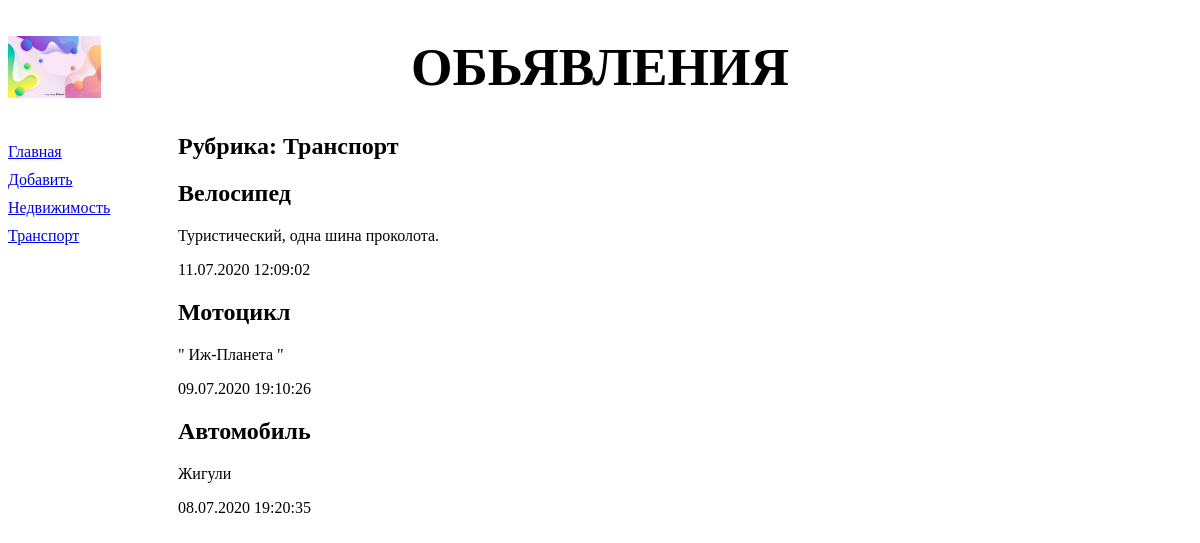
The page /bboard/2/ on the database its author committed.
### bboard/models.py (models this page shows, shortened)
class Rubric(models.Model):
    name = models.CharField(max_length=20, db_index=True, verbose_name='Название')
    class Meta:
        verbose_name_plural = 'Рубрики'
        verbose_name = 'Рубрика'
        ordering = ['name']

class Bb(models.Model):
    KINDS = (
        (None, 'Выберете разряд публикуемого обьявления'),
        ('b', 'Куплю'),
        ('s', 'Продам'),
        ('c', 'Обменяю')
    )
    title = models.CharField(max_length=50, verbose_name='Товар')
    content = models.TextField(null=True, blank=True, verbose_name='Описание')
    price = models.FloatField(null=True, blank=True, verbose_name='Цена')
    published = models.DateTimeField(auto_now_add=True, db_index=True, verbose_name='Опубликовано')
    rubric = models.ForeignKey('Rubric', null=True, on_delete=models.PROTECT, verbose_name='Рубрика')
    kind = models.CharField(max_length=1, choices=KINDS, default='b', verbose_name='Вид обьявления')
    class Meta:
        verbose_name_plural = 'Обьявления'
        verbose_name = 'Обьявление'
        ordering = ['-published']

### bboard/views.py (the view)
# urls.py: path('<int:rubric_id>/', by_rubric, name='by_rubric'),
def by_rubric(request, rubric_id):
    bbs = Bb.objects.filter(rubric=rubric_id)
    rubrics = Rubric.objects.all()
    current_rubric = Rubric.objects.get(pk=rubric_id)
    context = {'bbs': bbs, 'rubrics': rubrics,
               'current_rubric': current_rubric}
    return render(request, 'bboard/by_rubric.html', context)

### bboard/templates/bboard/by_rubric.html (shortened to what this page needs)
{% extends 'layout/basic.html' %}
{% block content %}
<h2> Рубрика: {{current_rubric.name}} </h2>
{% for bb in bbs %}
        <div>
            <h2> {{bb.title}} </h2>
            <p> {{ bb.content }} </p>
            <p> {{ bb.published|date:"d.m.Y H:i:s" }} </p>
        </div>
{% endfor %}
{% endblock %}

### bboard/templates/layout/basic.html (shortened to what this page needs)
{% load static %}
<!DOCTYPE html>
<html>
    <head>
        <link rel="stylesheet" type="text/css"
        href="{% static 'bboard/style.css' %}">
    </head>
    <body>
        <header>
            <h1> Обьявления </h1>
        </header>
        <nav>
            <a href="{% url 'index' %}"> Главная </a>
            <a href="{% url 'add' %}"> Добавить </a>
            {% for rubric in rubrics %}
            <a href="{% url 'by_rubric' rubric.pk %}"> {{ rubric.name }} </a>
            {% endfor %}
        </nav>
        <section>
        {% block content %}
        {% endblock %}
        </section>
    </body>
    </head>
</html>

### bboard/static/bboard/style.css (style rules this page uses)
header h1 { font-size: 40pt; text-transform: uppercase; text-align: center; background: url('bg.jpg') left / auto 100% no-repeat; }
nav { font_size: 16pt; width: 150px; float: left; }
nav a { display: block; margin: 10px 0px; }
section { margin-left: 170px; }

### rows shown on the page
Rubric: name "Недвижимость"
Rubric: name "Транспорт"
Bb: title "Велосипед", content "Туристический, одна шина проколота.", published "11.07.2020 12:09:02"
Bb: title "Мотоцикл", content "\" Иж-Планета \"", published "09.07.2020 19:10:26"
Bb: title "Автомобиль", content "Жигули", published "08.07.2020 19:20:35"
